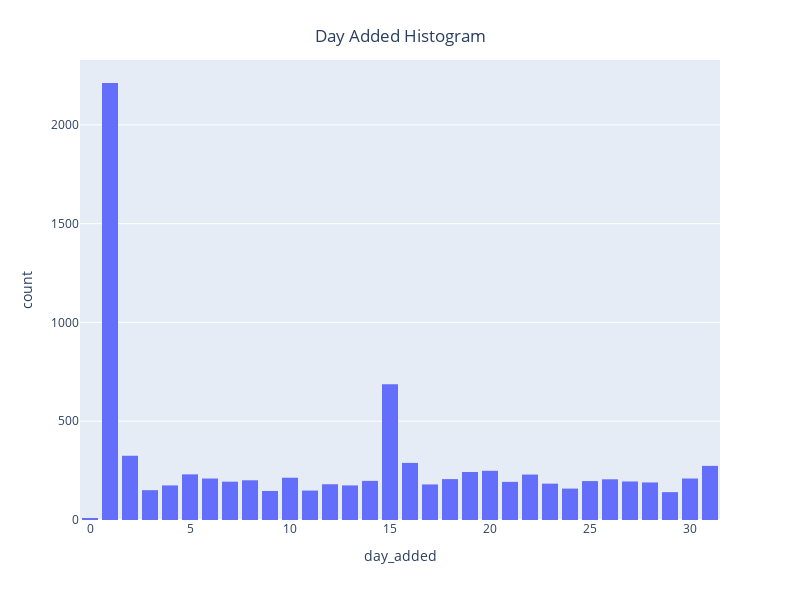

The cell this chart's notebook holds for it:
### Code cell
fig = px.histogram(data_import, x="day_added",width=800, height=600)
fig.update_layout(bargap=0.2, title={'text':'Day Added Histogram',
                                     'y':0.95,
                                     'x':0.5,
                                     'xanchor':'center',
                                     'yanchor':'top'})
fig.show()

### Figure 1 — Plotly figure (JSON) as saved in the notebook; plotly's stock layout.template omitted (floating-point values rounded to 4 significant figures; data arrays with more than 128 entries replaced by an {"elided": "..."} marker saying what was removed)
{"data": [{"alignmentgroup": "True", "bingroup": "x", "hovertemplate": "day_added=%{x}<br>count=%{y}<extra></extra>", "legendgroup": "", "marker": {"color": "#636efa", "pattern": {"shape": ""}}, "name": "", "offsetgroup": "", "orientation": "v", "showlegend": false, "type": "histogram", "x": {"elided": "8807 int values"}, "xaxis": "x", "yaxis": "y"}], "layout": {"bargap": 0.2, "barmode": "relative", "height": 600, "legend": {"tracegroupgap": 0}, "margin": {"t": 60}, "title": {"text": "Day Added Histogram", "x": 0.5, "xanchor": "center", "y": 0.95, "yanchor": "top"}, "width": 800, "xaxis": {"anchor": "y", "domain": [0, 1], "title": {"text": "day_added"}}, "yaxis": {"anchor": "x", "domain": [0, 1], "title": {"text": "count"}}}}
